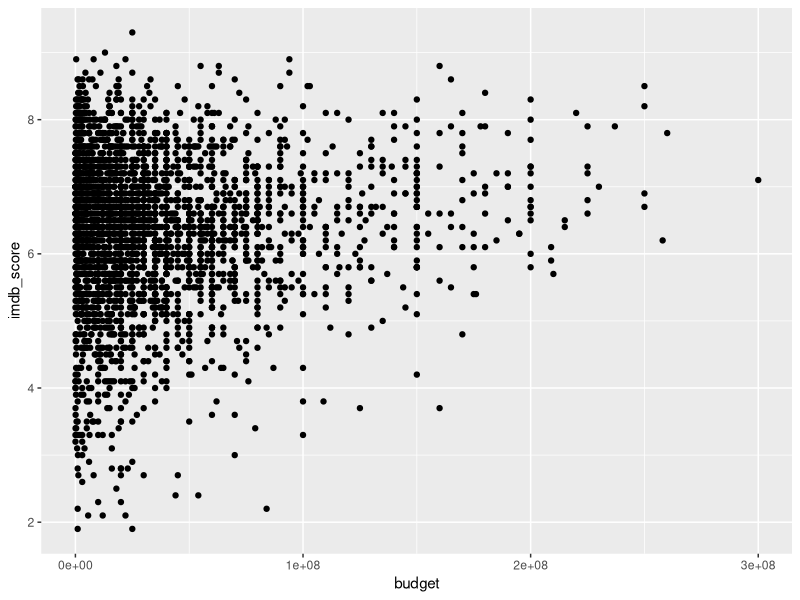
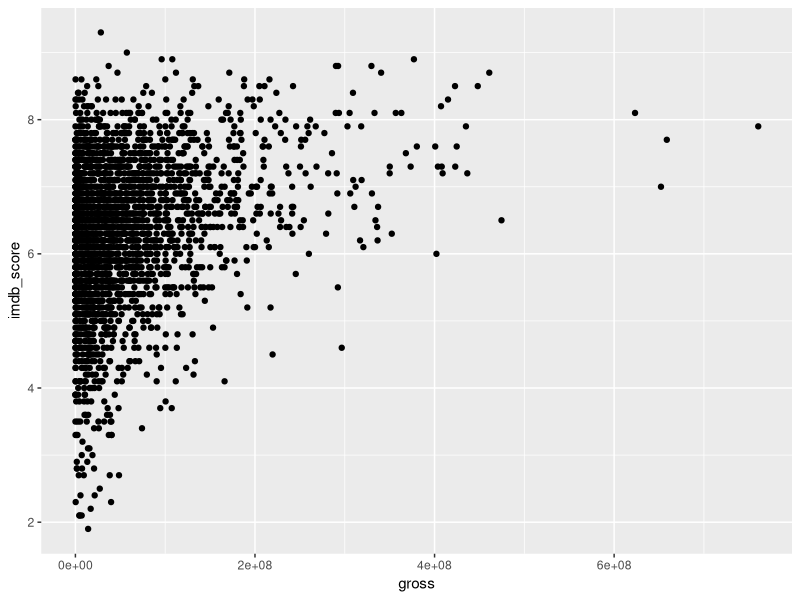
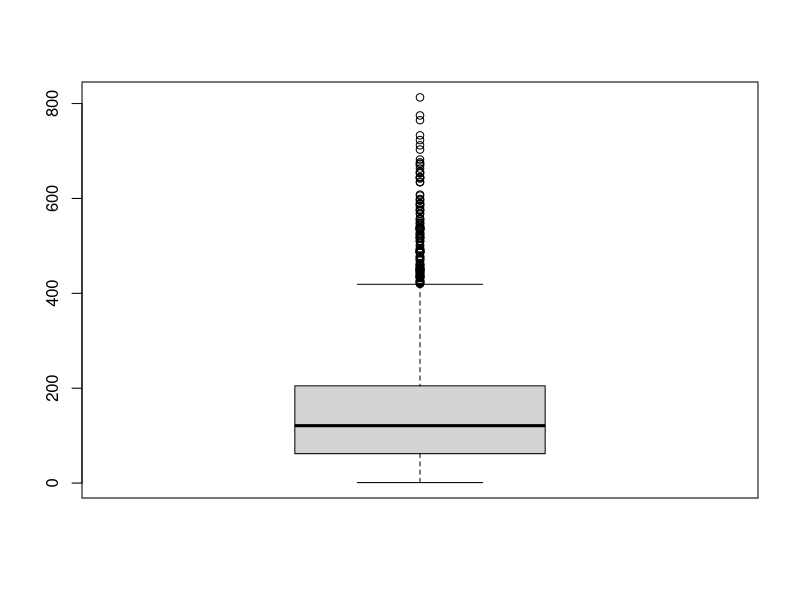

Write the R code that produced these figures, in order.
##
## This is all my code to analyze the IMDB database
##

## Libraries I Need
library(tidyverse)

## Read in the data
imdb.train <- read_csv("./IMDBTrain.csv")
imdb.test <- read_csv("./IMDBTest.csv")

## Merge the two datasets together so when I clean the
## training dataset I also treat the test set the same way
names(imdb.test)[names(imdb.test)=="Id"] <- "movie_title"
imdb <- bind_rows(train=imdb.train, test=imdb.test, .id="Set")

####################################
## Some Exploratory Data Analysis ##
####################################

## Overall summary of the data
summary(imdb)

## Scatterplot of Budget vs. Score
## Budget is in local currency, need to convert to common currency
ggplot(data=imdb, mapping=aes(x=budget, y=imdb_score)) +
  geom_point()
imdb %>% filter(budget>100000000, country=="USA") %>% 
  select(movie_title)

## Scatterplot of gross vs imdb
ggplot(data=imdb, mapping=aes(x=gross, y=imdb_score)) +
  geom_point()
with(imdb, cor(gross, imdb_score, use="complete.obs"))


##stuff i am adding

##checking distribution of num of critic reviews to fill in missing values; decided on median
boxplot(x = imdb[,'num_critic_for_reviews'])

#see the rows the correspond to na values in num of reviews column
imdb[which(is.na(imdb$num_critic_for_reviews)),]


##way to clean up num critic for reviews
imdb[is.na(imdb[,"num_critic_for_reviews"]), "num_critic_for_reviews"] <- 
  median(x = imdb[["num_critic_for_reviews"]], na.rm = TRUE)

#way to clean up the same thing
imdb$num_critic_for_reviews <- imdb$num_critic_for_reviews %>% 
  replace_na(median(x = imdb[['num_critic_for_reviews']], na.rm = TRUE))


